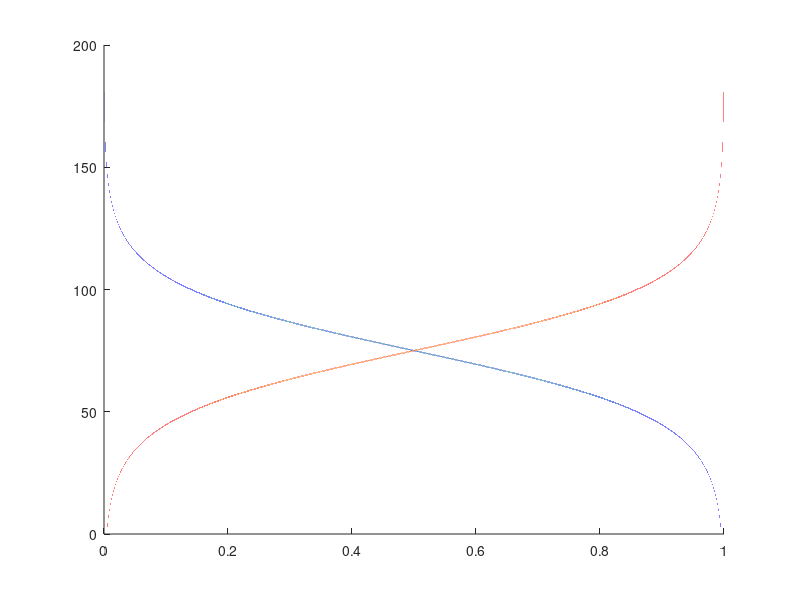

Recreate this plot in MATLAB. (Note: this script raises an error after producing the figure.)
k = 1.38064852 * 10^(-2);

E = 0:0.001:200;
E_C = 150;
E_F = 75;
E_i = 100;
E_V = 50;

T = 1000;

f = 1./(1 + exp((E - E_F)/(k * T)));

fig = figure;
hold on;
plot(f,E);
plot(1 - f,E);

ax = gca;
ax.TickLabelInterpreter = 'latex';
ax.XTick = [0,1/2,1];
ax.YTick = [0,E_V,E_F,E_i,E_C];
ax.XTickLabel = {'$0$','$\frac{1}{2}$','$1$'};
ax.YTickLabel = {'$0$','$E_V$','$E_F$','$E_i$','$E_C$'};
grid on;

xlabel('$E$','Interpreter','latex','FontSize',14);

leg = legend('$f(E)$','$1 - f(E)$');
leg.Interpreter = 'latex';

set(fig,'Units','Inches');
pos = get(fig,'Position');
set(fig,'PaperPositionMode','Auto','PaperUnits','Inches','PaperSize',[pos(3), pos(4)]);

%matlab2tikz('graphical_solution_for_allowed_energy_levels_for_even_wave_functions_in_finite_potential_well.tikz')

print(fig,'fermi_function_for_P_type','-dpdf','-r0')

close all; clear; clc;
